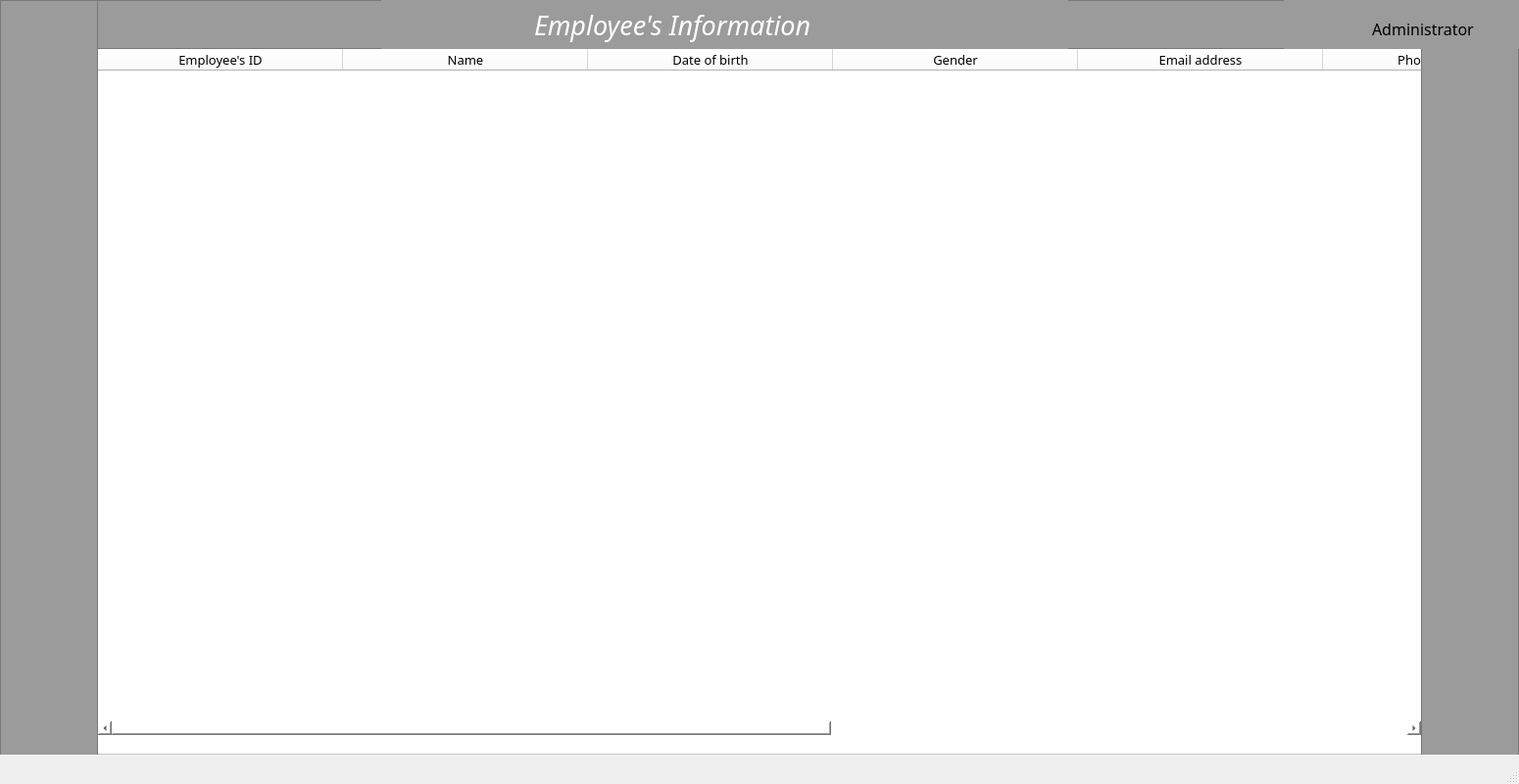
<?xml version="1.0" encoding="UTF-8"?>
<ui version="4.0">
 <class>MainWindow</class>
 <widget class="QMainWindow" name="MainWindow">
  <property name="geometry">
   <rect>
    <x>0</x>
    <y>0</y>
    <width>1550</width>
    <height>800</height>
   </rect>
  </property>
  <property name="minimumSize">
   <size>
    <width>1550</width>
    <height>800</height>
   </size>
  </property>
  <property name="windowTitle">
   <string>MainWindow</string>
  </property>
  <widget class="QWidget" name="centralwidget">
   <widget class="QFrame" name="frame">
    <property name="geometry">
     <rect>
      <x>0</x>
      <y>0</y>
      <width>1551</width>
      <height>770</height>
     </rect>
    </property>
    <property name="styleSheet">
     <string notr="true">background:#ffffff</string>
    </property>
    <property name="frameShape">
     <enum>QFrame::StyledPanel</enum>
    </property>
    <property name="frameShadow">
     <enum>QFrame::Raised</enum>
    </property>
    <widget class="QFrame" name="frame_3">
     <property name="geometry">
      <rect>
       <x>0</x>
       <y>0</y>
       <width>1550</width>
       <height>50</height>
      </rect>
     </property>
     <property name="styleSheet">
      <string notr="true">background:#9b9b9b</string>
     </property>
     <property name="frameShape">
      <enum>QFrame::StyledPanel</enum>
     </property>
     <property name="frameShadow">
      <enum>QFrame::Raised</enum>
     </property>
     <widget class="QLabel" name="label">
      <property name="geometry">
       <rect>
        <x>389</x>
        <y>0</y>
        <width>701</width>
        <height>50</height>
       </rect>
      </property>
      <property name="font">
       <font>
        <family>Formula1 Display Bold</family>
        <pointsize>20</pointsize>
        <weight>50</weight>
        <italic>true</italic>
        <bold>false</bold>
        <underline>false</underline>
       </font>
      </property>
      <property name="contextMenuPolicy">
       <enum>Qt::NoContextMenu</enum>
      </property>
      <property name="layoutDirection">
       <enum>Qt::LeftToRight</enum>
      </property>
      <property name="styleSheet">
       <string notr="true">padding-left:150px;
color:#ffffff</string>
      </property>
      <property name="text">
       <string>Employee's Information</string>
      </property>
     </widget>
     <widget class="QLabel" name="label_2">
      <property name="geometry">
       <rect>
        <x>10</x>
        <y>10</y>
        <width>80</width>
        <height>80</height>
       </rect>
      </property>
      <property name="text">
       <string/>
      </property>
      <property name="pixmap">
       <pixmap>../Downloads/Thiết_kế_chưa_có_tên__2_-removebg-preview.png</pixmap>
      </property>
      <property name="scaledContents">
       <bool>true</bool>
      </property>
     </widget>
     <widget class="QLabel" name="Name">
      <property name="geometry">
       <rect>
        <x>1400</x>
        <y>9</y>
        <width>131</width>
        <height>40</height>
       </rect>
      </property>
      <property name="maximumSize">
       <size>
        <width>500</width>
        <height>500</height>
       </size>
      </property>
      <property name="font">
       <font>
        <family>Segoe UI Semilight</family>
        <pointsize>12</pointsize>
       </font>
      </property>
      <property name="text">
       <string>Administrator</string>
      </property>
     </widget>
     <widget class="QLabel" name="label_8">
      <property name="geometry">
       <rect>
        <x>1350</x>
        <y>5</y>
        <width>40</width>
        <height>40</height>
       </rect>
      </property>
      <property name="maximumSize">
       <size>
        <width>500</width>
        <height>500</height>
       </size>
      </property>
      <property name="text">
       <string/>
      </property>
      <property name="pixmap">
       <pixmap>../Users/Hello/Downloads/UICON/img/365557112_256733483966404_2319603164221613727_n-fotor-20230814142752.png</pixmap>
      </property>
      <property name="scaledContents">
       <bool>true</bool>
      </property>
     </widget>
     <widget class="QWidget" name="widget" native="true">
      <property name="geometry">
       <rect>
        <x>1310</x>
        <y>0</y>
        <width>241</width>
        <height>51</height>
       </rect>
      </property>
     </widget>
     <zorder>widget</zorder>
     <zorder>label</zorder>
     <zorder>label_2</zorder>
     <zorder>Name</zorder>
     <zorder>label_8</zorder>
    </widget>
    <widget class="QFrame" name="frame_4">
     <property name="geometry">
      <rect>
       <x>0</x>
       <y>0</y>
       <width>100</width>
       <height>800</height>
      </rect>
     </property>
     <property name="styleSheet">
      <string notr="true">background:#9b9b9b</string>
     </property>
     <property name="frameShape">
      <enum>QFrame::StyledPanel</enum>
     </property>
     <property name="frameShadow">
      <enum>QFrame::Raised</enum>
     </property>
     <widget class="QLabel" name="label_3">
      <property name="geometry">
       <rect>
        <x>20</x>
        <y>20</y>
        <width>60</width>
        <height>60</height>
       </rect>
      </property>
      <property name="styleSheet">
       <string notr="true"/>
      </property>
      <property name="text">
       <string/>
      </property>
      <property name="pixmap">
       <pixmap>../Users/Hello/Downloads/Thiết kế chưa có tên (1).png</pixmap>
      </property>
      <property name="scaledContents">
       <bool>true</bool>
      </property>
     </widget>
     <widget class="QLabel" name="label_7">
      <property name="geometry">
       <rect>
        <x>23</x>
        <y>180</y>
        <width>55</width>
        <height>55</height>
       </rect>
      </property>
      <property name="text">
       <string/>
      </property>
      <property name="pixmap">
       <pixmap>../Users/Hello/Downloads/contact (1).png</pixmap>
      </property>
      <property name="scaledContents">
       <bool>true</bool>
      </property>
     </widget>
     <widget class="QLabel" name="calc">
      <property name="geometry">
       <rect>
        <x>20</x>
        <y>180</y>
        <width>60</width>
        <height>60</height>
       </rect>
      </property>
      <property name="text">
       <string/>
      </property>
      <property name="pixmap">
       <pixmap>../Users/Hello/Downloads/UICON/accounting.png</pixmap>
      </property>
      <property name="scaledContents">
       <bool>true</bool>
      </property>
     </widget>
     <widget class="QLabel" name="insert">
      <property name="geometry">
       <rect>
        <x>20</x>
        <y>260</y>
        <width>60</width>
        <height>60</height>
       </rect>
      </property>
      <property name="text">
       <string/>
      </property>
      <property name="pixmap">
       <pixmap>../Users/Hello/Downloads/UICON/add-user.png</pixmap>
      </property>
      <property name="scaledContents">
       <bool>true</bool>
      </property>
     </widget>
     <widget class="QLabel" name="home">
      <property name="geometry">
       <rect>
        <x>20</x>
        <y>100</y>
        <width>60</width>
        <height>60</height>
       </rect>
      </property>
      <property name="text">
       <string/>
      </property>
      <property name="pixmap">
       <pixmap>../Users/Hello/Downloads/UICON/customer (2).png</pixmap>
      </property>
      <property name="scaledContents">
       <bool>true</bool>
      </property>
     </widget>
     <widget class="QLabel" name="search">
      <property name="geometry">
       <rect>
        <x>20</x>
        <y>340</y>
        <width>60</width>
        <height>60</height>
       </rect>
      </property>
      <property name="text">
       <string/>
      </property>
      <property name="pixmap">
       <pixmap>../Users/Hello/Downloads/search (1).png</pixmap>
      </property>
      <property name="scaledContents">
       <bool>true</bool>
      </property>
     </widget>
    </widget>
    <widget class="QTableWidget" name="tableWidget">
     <property name="geometry">
      <rect>
       <x>100</x>
       <y>50</y>
       <width>1350</width>
       <height>700</height>
      </rect>
     </property>
     <property name="font">
      <font>
       <family>Segoe UI Semilight</family>
       <pointsize>11</pointsize>
      </font>
     </property>
     <property name="styleSheet">
      <string notr="true">border-radius:20px</string>
     </property>
     <attribute name="horizontalHeaderCascadingSectionResizes">
      <bool>false</bool>
     </attribute>
     <attribute name="horizontalHeaderMinimumSectionSize">
      <number>20</number>
     </attribute>
     <attribute name="horizontalHeaderDefaultSectionSize">
      <number>250</number>
     </attribute>
     <attribute name="verticalHeaderMinimumSectionSize">
      <number>20</number>
     </attribute>
     <attribute name="verticalHeaderDefaultSectionSize">
      <number>40</number>
     </attribute>
     <attribute name="verticalHeaderHighlightSections">
      <bool>true</bool>
     </attribute>
     <attribute name="verticalHeaderShowSortIndicator" stdset="0">
      <bool>false</bool>
     </attribute>
     <column>
      <property name="text">
       <string>Employee's ID</string>
      </property>
      <property name="font">
       <font>
        <family>Segoe UI Semibold</family>
        <pointsize>10</pointsize>
       </font>
      </property>
     </column>
     <column>
      <property name="text">
       <string>Name</string>
      </property>
      <property name="font">
       <font>
        <family>Segoe UI Semibold</family>
        <pointsize>10</pointsize>
       </font>
      </property>
     </column>
     <column>
      <property name="text">
       <string>Date of birth</string>
      </property>
      <property name="font">
       <font>
        <family>Segoe UI Semibold</family>
        <pointsize>10</pointsize>
       </font>
      </property>
     </column>
     <column>
      <property name="text">
       <string>Gender</string>
      </property>
      <property name="font">
       <font>
        <family>Segoe UI Semibold</family>
        <pointsize>10</pointsize>
       </font>
      </property>
     </column>
     <column>
      <property name="text">
       <string>Email address</string>
      </property>
      <property name="font">
       <font>
        <family>Segoe UI Semibold</family>
        <pointsize>10</pointsize>
       </font>
      </property>
     </column>
     <column>
      <property name="text">
       <string>Phone numbers</string>
      </property>
      <property name="font">
       <font>
        <family>Segoe UI Semibold</family>
        <pointsize>10</pointsize>
       </font>
      </property>
     </column>
     <column>
      <property name="text">
       <string>Position</string>
      </property>
      <property name="font">
       <font>
        <family>Segoe UI Semibold</family>
        <pointsize>10</pointsize>
       </font>
      </property>
     </column>
     <column>
      <property name="text">
       <string>Basic salary</string>
      </property>
      <property name="font">
       <font>
        <family>Segoe UI Semibold</family>
        <pointsize>10</pointsize>
       </font>
      </property>
     </column>
     <column>
      <property name="text">
       <string>Bank account numbers</string>
      </property>
      <property name="font">
       <font>
        <family>Segoe UI Semibold</family>
        <pointsize>10</pointsize>
       </font>
      </property>
     </column>
    </widget>
    <widget class="QFrame" name="frame_2">
     <property name="geometry">
      <rect>
       <x>1450</x>
       <y>0</y>
       <width>100</width>
       <height>800</height>
      </rect>
     </property>
     <property name="styleSheet">
      <string notr="true">background:#9b9b9b</string>
     </property>
     <property name="frameShape">
      <enum>QFrame::StyledPanel</enum>
     </property>
     <property name="frameShadow">
      <enum>QFrame::Raised</enum>
     </property>
    </widget>
    <zorder>tableWidget</zorder>
    <zorder>frame_2</zorder>
    <zorder>frame_3</zorder>
    <zorder>frame_4</zorder>
   </widget>
  </widget>
  <widget class="QMenuBar" name="menubar">
   <property name="geometry">
    <rect>
     <x>0</x>
     <y>0</y>
     <width>1550</width>
     <height>26</height>
    </rect>
   </property>
  </widget>
  <widget class="QStatusBar" name="statusbar"/>
 </widget>
 <tabstops>
  <tabstop>tableWidget</tabstop>
 </tabstops>
 <resources/>
 <connections/>
</ui>
